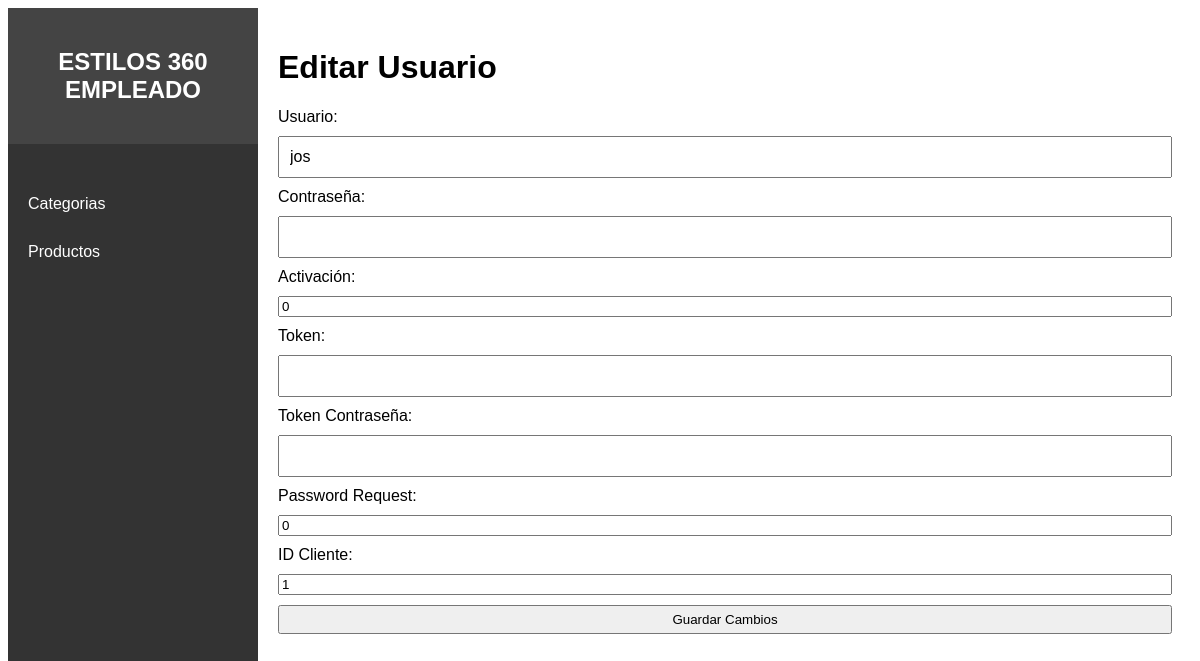
Page /trabajador/editar_usuario.php?id=1 on the committed database.
### tables this page shows
CREATE TABLE `usuarios` (
  `id` int(11) NOT NULL,
  `usuario` varchar(30) NOT NULL,
  `password` varchar(120) NOT NULL,
  `activacion` int(11) NOT NULL DEFAULT 0,
  `token` varchar(40) NOT NULL,
  `token_password` varchar(40) DEFAULT NULL,
  `password_request` int(11) NOT NULL DEFAULT 0,
  `id_cliente` int(11) NOT NULL
);

### trabajador/db_config.php (called while the page is built, shortened)
<?php
$encryption_key = "your_secret_key";
function decrypt($data, $key) {
    $iv = substr(hash('sha256', '1234567890123456'), 0, 16);
    return openssl_decrypt($data, 'aes-256-cbc', $key, 0, $iv);
}
?>

### trabajador/editar_usuario.php (the view, shortened to what this page needs)
<?php
include 'db_config.php';
if (isset($_GET['id'])) {
    $id = $_GET['id'];
    $sql = "SELECT * FROM usuarios WHERE id = ?";
    $stmt = $conn->prepare($sql);
    $stmt->bind_param("i", $id);
    $stmt->execute();
    $result = $stmt->get_result();
    if ($result->num_rows > 0) {
        $row = $result->fetch_assoc();
    } else {
        echo "Usuario no encontrado.";
        exit;
    }
} else {
    header("Location: usuarios.php");
    exit;
}
?>
<!DOCTYPE html>
<html lang="es">
<head>
    <link rel="stylesheet" href="css/styless.css">
</head>
<body>
<?php include 'menu.php'; ?>
    <div class="main-content">
        <header>
            <h1>Editar Usuario</h1>
        </header>
        <main>
            <form method="post">
                <label for="usuario">Usuario:</label>
                <input type="text" id="usuario" name="usuario" value="<?php echo $row['usuario']; ?>" required>
                <label for="password">Contraseña:</label>
                <input type="text" id="password" name="password" value="<?php echo decrypt($row['password'], $encryption_key); ?>" required>
                <label for="activacion">Activación:</label>
                <input type="number" id="activacion" name="activacion" value="<?php echo $row['activacion']; ?>" required>
                <label for="token">Token:</label>
                <input type="text" id="token" name="token" value="<?php echo decrypt($row['token'], $encryption_key); ?>">
                <label for="token_password">Token Contraseña:</label>
                <input type="text" id="token_password" name="token_password" value="<?php echo decrypt($row['token_password'], $encryption_key); ?>">
                <label for="password_request">Password Request:</label>
                <input type="number" id="password_request" name="password_request" value="<?php echo $row['password_request']; ?>" required>
                <label for="id_cliente">ID Cliente:</label>
                <input type="number" id="id_cliente" name="id_cliente" value="<?php echo $row['id_cliente']; ?>" required>
                <button type="submit">Guardar Cambios</button>
            </form>
        </main>
    </div>
</body>
</html>

### trabajador/css/styless.css (style rules this page uses)
body { display: flex; font-family: Arial, sans-serif; }
.main-content { margin-left: 250px; padding: 20px; flex-grow: 1; }
header { display: flex; justify-content: space-between; align-items: center; }
button { padding: 5px 10px; cursor: pointer; }
form { display: flex; flex-direction: column; }
form label, form input { margin-bottom: 10px; }
form input[type="text"], form input[type="submit"] { padding: 10px; font-size: 16px; }

### rows in the picture
usuarios: usuario "jos", activacion "0", password_request "0", id_cliente "1"
